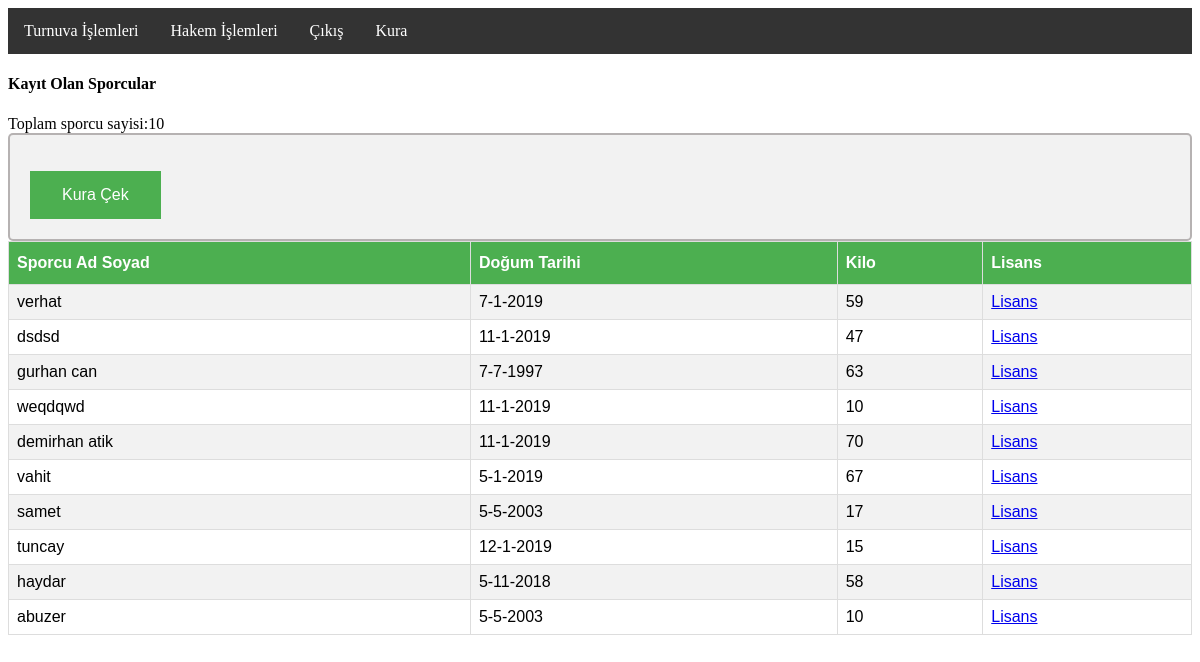
Page /admin/kura/kuraCeki.php?tur=31 (signed in) on the committed database.
### tables this page shows
CREATE TABLE `sporcu` (
  `TCNo` decimal(11,0) NOT NULL,
  `lisansResim` varchar(50) DEFAULT NULL,
  `sporcuAdSoyad` varchar(60) DEFAULT NULL,
  `kilo` int(11) DEFAULT NULL,
  `dTarih` date DEFAULT NULL,
  `kulupId` int(11) DEFAULT NULL,
  `kusakId` int(11) DEFAULT NULL
);

### admin/kura/kuraCeki.php (the view, shortened to what this page needs)
<?php
include "../../bag.php";
include "../include.php";
function tarih_al($date)
 {
	 $var=date_parse($date);
	 return $var["day"]."-".$var["month"]."-".$var["year"];
 }
 if($_POST){
	 $f=0;
$sql="select count(*) as a from mac where turnuvaId=".$_POST["tur"]."";
$result=$conn->query($sql);
if($result->num_rows>0)
	 while($row = $result->fetch_assoc())
	 $cekildimi=$row["a"];
if($cekildimi==0)
{
$f=0;
$sql="select TCNo from islem where turnuvaId=".$_POST["tur"]." order by rand()";
$result=$conn->query($sql);
if($result->num_rows>0){
	 while($row = $result->fetch_assoc()) {
	 $tc[$f++]=$row["TCNo"];
	 }
}
print_r($tc);
	for($c=10;$c>0;$c--){
		if(pow(2,$c+1)>=$f)
			$dongu=pow(2,$c);
	}
	$f-=$dongu;
	$m=0;
	echo "<br>";
	for($i=0;$i<$dongu;$i++)
	{
		if($i<$f){
		$sql="insert into mac(turnuvaId,sporcuId,sporcuIdi,sonuc,flag) values(".$_POST["tur"].",".$tc[$m++].",".$tc[$m++].",2,0)";
		echo $i." müsabaka ".$tc[$m-2]."-".$tc[$m-1]."<br>";
		}
		else{
			$sql="insert into mac(turnuvaId,sporcuId,sonuc,flag) values(".$_POST["tur"].",".$tc[$m++].",2,0)";
		echo $i." müsabaka ".$tc[$m-1]."<br>";
		}
		if($conn->query($sql)===TRUE){
			echo "İşlenildi<br>";
		}else {
			echo "Error: " . $sql . "<br>" . $conn->error;
		}
	}
 }else if($cekildimi>0){
 echo '<div>
<form action="kuraSonucGir.php" method="post">
<input type="hidden" name="tur" value='.$_POST["tur"].'>
<input type="submit" value="Kura Sonuçlarını Gir">
</form></div>';
 }
 }
 else if($_GET)
 {
$count=0;
$sql="select * from sporcu where TCNo in(select TCNo from islem where turnuvaId=".$_GET["tur"].")";
$result=$conn->query($sql);
echo "<h4>Kayıt Olan Sporcular</h4><table><tr><th>Sporcu Ad Soyad</th><th>Doğum Tarihi</th><th>Kilo</th><th>Lisans</th></tr>";
if($result->num_rows>0){
 while($row = $result->fetch_assoc()) {
			echo "<tr><td>".$row["sporcuAdSoyad"]."</td><td>".tarih_al($row["dTarih"])."</td><td>".$row["kilo"]."</td><td><a href=http://127.0.0.1:8080/spor/kulup/sporcu/".$row["lisansResim"].">Lisans</a></td></tr>";
			$count++;
}
}
echo 'Toplam sporcu sayisi:'.$count.'<br>
<div><form action="kuraCeki.php" method="post">
<input type="hidden" name="tur" value='.$_GET["tur"].'>
<input type="submit" value="Kura Çek">
</form></div>';
}

### style.css (style rules this page uses)
div { background-color: #e6ffff; border: 2px solid #2d1f1f4d; }
table { font-family: "Trebuchet MS", Arial, Helvetica, sans-serif; border-collapse: collapse; width: 100%; }
table td, th { border: 1px solid #ddd; padding: 8px; }
table tr:nth-child(even) { background-color: #f2f2f2; }
table th { padding-top: 12px; padding-bottom: 12px; text-align: left; background-color: #4CAF50; color: white; }
input[type=button], input[type=submit], input[type=reset], input[type=file] { background-color: #4CAF50; border: #0c1b1b; color: white; padding: 15px 32px; text-align: center; text-decoration: none; font-size: 16px; }
div { border-radius: 5px; background-color: #f2f2f2; padding: 20px; }

### rows in the picture
sporcu: sporcuAdSoyad "verhat", dTarih "7-1-2019", kilo "59"
sporcu: sporcuAdSoyad "dsdsd", dTarih "11-1-2019", kilo "47"
sporcu: sporcuAdSoyad "gurhan can", dTarih "7-7-1997", kilo "63"
sporcu: sporcuAdSoyad "weqdqwd", dTarih "11-1-2019", kilo "10"
sporcu: sporcuAdSoyad "demirhan atik", dTarih "11-1-2019", kilo "70"
sporcu: sporcuAdSoyad "vahit", dTarih "5-1-2019", kilo "67"
sporcu: sporcuAdSoyad "samet", dTarih "5-5-2003", kilo "17"
sporcu: sporcuAdSoyad "tuncay", dTarih "12-1-2019", kilo "15"
sporcu: sporcuAdSoyad "haydar", dTarih "5-11-2018", kilo "58"
sporcu: sporcuAdSoyad "abuzer", dTarih "5-5-2003", kilo "10"
